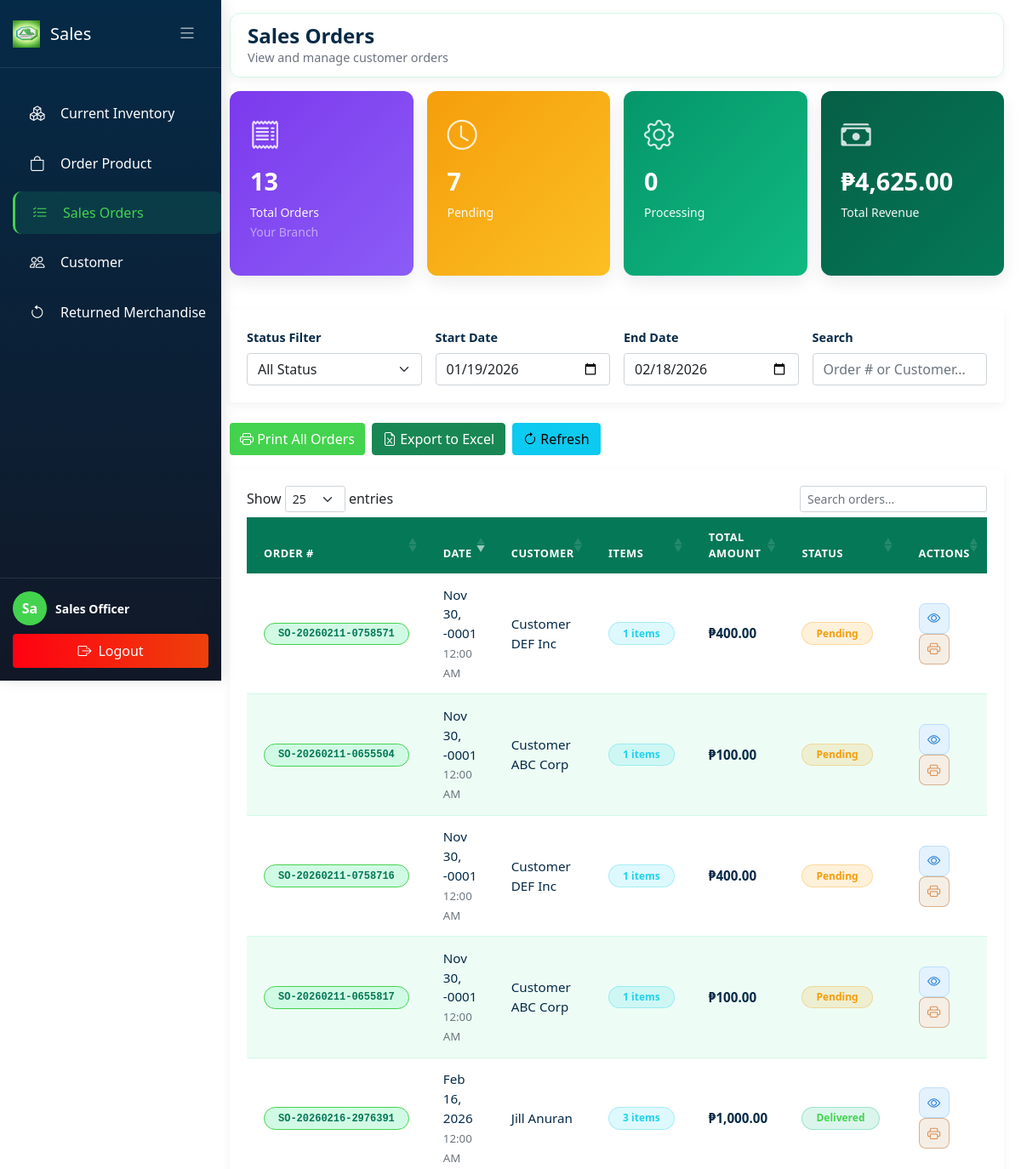
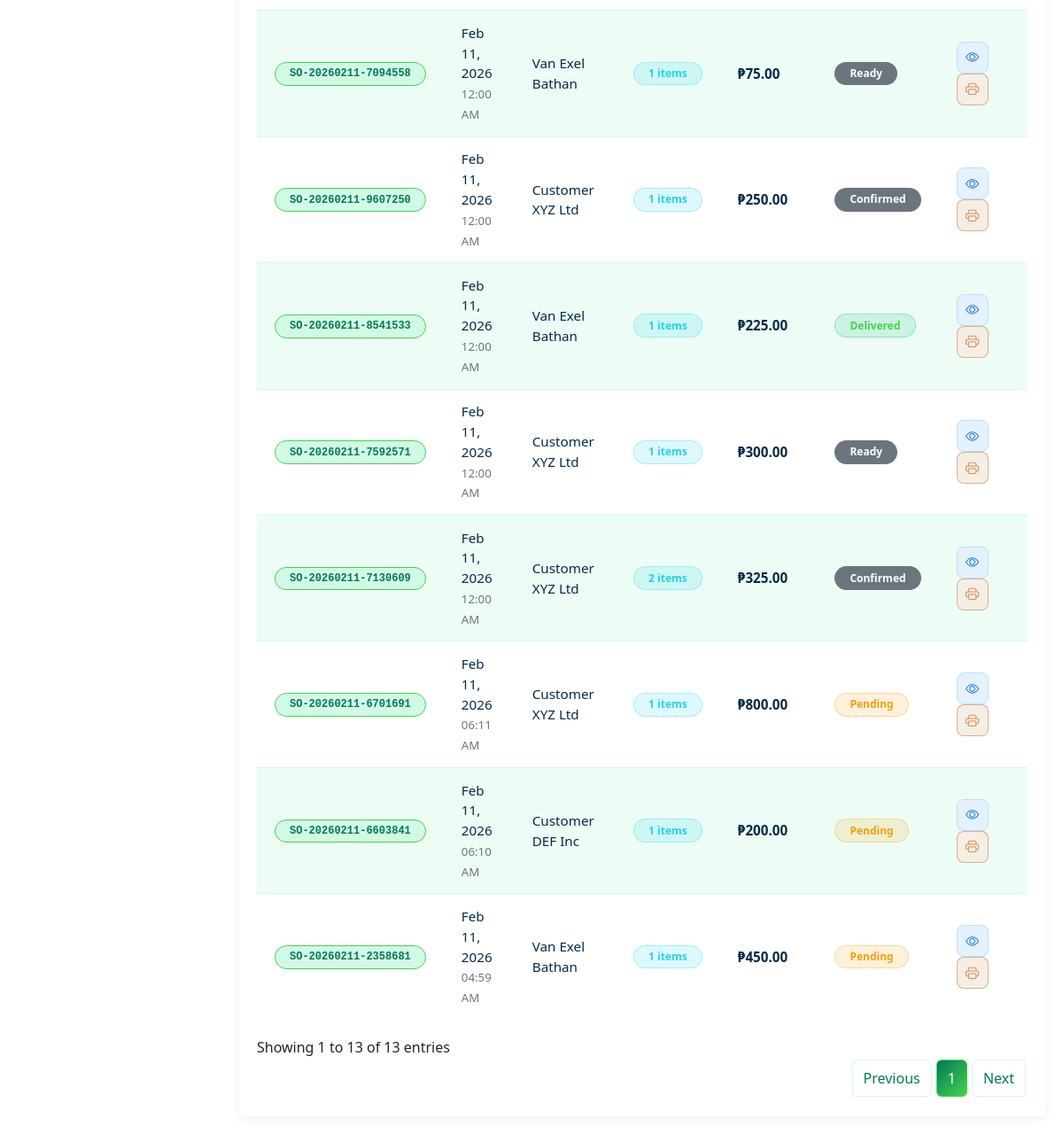
Page /Sales/sales_order.php (signed in) on the committed database (2 pictures, top to bottom).
### tables this page shows
CREATE TABLE `sales_orders` (
  `so_id` int(11) NOT NULL,
  `so_number` varchar(50) NOT NULL,
  `customer_id` int(11) NOT NULL,
  `branch_id` int(11) DEFAULT NULL,
  `order_date` datetime NOT NULL,
  `delivery_date` date DEFAULT NULL,
  `total_amount` decimal(12,2) NOT NULL,
  `order_status` enum('pending','confirmed','processing','ready','delivered','cancelled') DEFAULT 'pending',
  `created_by` int(11) NOT NULL,
  `created_at` timestamp NOT NULL DEFAULT current_timestamp(),
  `updated_at` timestamp NOT NULL DEFAULT current_timestamp() ON UPDATE current_timestamp()
);

CREATE TABLE `customers` (
  `customer_id` int(11) NOT NULL,
  `customer_name` varchar(100) NOT NULL,
  `customer_code` varchar(50) NOT NULL,
  `contact_person` varchar(100) DEFAULT NULL,
  `email` varchar(100) DEFAULT NULL,
  `phone_number` varchar(20) DEFAULT NULL,
  `address` varchar(255) DEFAULT NULL,
  `city` varchar(50) DEFAULT NULL,
  `longitude` decimal(10,6) DEFAULT NULL,
  `latitude` decimal(10,8) DEFAULT NULL,
  `credit_limit` decimal(12,2) DEFAULT 0.00,
  `credit_used` decimal(12,2) DEFAULT 0.00,
  `status` enum('active','inactive','suspended') DEFAULT 'active',
  `created_at` timestamp NOT NULL DEFAULT current_timestamp(),
  `updated_at` timestamp NOT NULL DEFAULT current_timestamp() ON UPDATE current_timestamp(),
  `branch_id` int(11) DEFAULT NULL,
  `full_address` text DEFAULT NULL,
  `delivery_instructions` text DEFAULT NULL
);

### Sales/sales_order.php (the view, shortened to what the rows shown need)
<?php
require_once '../config/database.php';
require_once '../config/session_handler.php';
$view_all_branches = $_SESSION['view_all_branches'] ?? false;
$branch_id = getUserBranchId();
$branch_column_exists = false;
$check_column = $conn->query("SHOW COLUMNS FROM sales_orders LIKE 'branch_id'");
if ($check_column && $check_column->num_rows > 0) {
    $branch_column_exists = true;
}
$where_conditions = ["1=1"];
$params = [];
$param_types = "";
if ($branch_column_exists) {
    if ($view_all_branches) {
    } else {
        $where_conditions[] = "so.branch_id = ?";
        $params[] = $branch_id;
        $param_types .= "i";
    }
}
$sql = "SELECT
            so.so_id,
            so.so_number,
            so.order_date,
            so.total_amount,
            so.order_status,
            so.branch_id,
            c.customer_name,
            b.branch_name,
            (SELECT COUNT(*) FROM sales_order_items WHERE so_id = so.so_id) as item_count
        FROM sales_orders so
        LEFT JOIN customers c ON so.customer_id = c.customer_id
        LEFT JOIN branches b ON so.branch_id = b.branch_id
        WHERE " . implode(" AND ", $where_conditions) . "
        ORDER BY so.order_date DESC";
if (!empty($params)) {
    $stmt = $conn->prepare($sql);
    $stmt->bind_param($param_types, ...$params);
} else {
    $stmt = $conn->prepare($sql);
}
$stmt->execute();
$result = $stmt->get_result();
$orders = $result->fetch_all(MYSQLI_ASSOC);
?>
<!DOCTYPE html>
<html lang="en">
<head>
    <link rel="stylesheet" href="../css/sales.css">
    <link href="https://cdn.jsdelivr.net/npm/bootstrap@5.1.3/dist/css/bootstrap.min.css" rel="stylesheet">
    <link rel="stylesheet" href="https://cdn.jsdelivr.net/npm/bootstrap-icons@1.8.1/font/bootstrap-icons.css">
    <link rel="stylesheet" type="text/css" href="https://cdn.datatables.net/1.11.5/css/dataTables.bootstrap5.min.css">
</head>
<body>
    <div id="appPage">
        <div class="main-content">
            <div class="navbar-top no-print">
                <div class="page-title">
                    <h2>Sales Orders</h2>
                </div>
            </div>
            <div class="card">
                <div class="card-body">
                    <div class="table-responsive">
                        <table class="table table-hover mb-0" id="ordersTable">
                            <thead class="table-light">
                                <tr>
                                    <th>Order #</th>
                                    <th>Date</th>
                                    <th>Customer</th>
                                    <th>Items</th>
                                    <th>Total Amount</th>
                                    <th>Status</th>
                                    <th class="no-print">Actions</th>
                                </tr>
                            </thead>
                            <tbody>
                                <?php if (empty($orders)): ?>
                                    <tr>
                                        <td colspan="<?php echo ($branch_column_exists && $view_all_branches) ? '8' : '7'; ?>" class="text-center text-muted py-4">
                                            <i class="bi bi-inbox" style="font-size: 2rem;"></i><br>
                                            No orders found
                                            <?php if ($branch_column_exists && !$view_all_branches): ?>
                                                <br><small>No orders for your branch yet</small>
                                            <?php endif; ?>
                                        </td>
                                    </tr>
                                <?php else: ?>
                                    <?php foreach ($orders as $order): ?>
                                        <tr>
                                            <td><span class="badge bg-light text-dark"><?php echo htmlspecialchars($order['so_number']); ?></span></td>
                                            <td>
                                                <?php echo date('M d, Y', strtotime($order['order_date'])); ?><br>
                                                <small class="text-muted"><?php echo date('h:i A', strtotime($order['order_date'])); ?></small>
                                            </td>
                                            <td><?php echo htmlspecialchars($order['customer_name'] ?? 'Walk-in Customer'); ?></td>
                                            <td><span class="badge bg-info"><?php echo $order['item_count']; ?> items</span></td>
                                            <td><strong>₱<?php echo number_format($order['total_amount'], 2); ?></strong></td>
                                            <td>
                                                <?php
                                                $status_badge = [
                                                    'pending' => 'bg-warning',
                                                    'processing' => 'bg-info',
                                                    'shipped' => 'bg-primary',
                                                    'delivered' => 'bg-success',
                                                    'cancelled' => 'bg-danger'
                                                ];
                                                $status_text = [
                                                    'pending' => 'Pending',
                                                    'processing' => 'Processing',
                                                    'shipped' => 'Shipped',
                                                    'delivered' => 'Delivered',
                                                    'cancelled' => 'Cancelled'
                                                ];
                                                ?>
                                                <span class="badge <?php echo $status_badge[$order['order_status']] ?? 'bg-secondary'; ?>">
                                                    <?php echo $status_text[$order['order_status']] ?? ucfirst($order['order_status']); ?>
                                                </span>
                                            </td>
                                            <td class="no-print">
                                                <div class="action-btn" role="group">
                                                    <button class="btn-action btn-view" onclick="viewOrderDetails(<?php echo $order['so_id']; ?>)" title="View Details">
                                                        <i class="bi bi-eye"></i>
                                                    </button>
                                                    <button  class="btn-action btn-print" onclick="printSingleOrder(<?php echo $order['so_id']; ?>)" title="Print Order">
                                                        <i class="bi bi-printer"></i>
                                                    </button>
                                                </div>
                                            </td>
                                        </tr>
                                    <?php endforeach; ?>
                                <?php endif; ?>
                            </tbody>
                        </table>
                    </div>
                </div>
            </div>
        </div>
    </div>
</body>
</html>

### rows in the picture
sales_orders: so_number "SO-20260216-2976391", order_date "Feb 16, 2026", order_date "12:00 AM", customer.customer_name "Jill Anuran", item_count "3", total_amount "1,000.00", order_status "Delivered"
sales_orders: so_number "SO-20260211-6701691", order_date "Feb 11, 2026", order_date "06:11 AM", customer.customer_name "Customer XYZ Ltd", item_count "1", total_amount "800.00", order_status "Pending"
sales_orders: so_number "SO-20260211-6603841", order_date "Feb 11, 2026", order_date "06:10 AM", customer.customer_name "Customer DEF Inc", item_count "1", total_amount "200.00", order_status "Pending"
sales_orders: so_number "SO-20260211-2358681", order_date "Feb 11, 2026", order_date "04:59 AM", customer.customer_name "Van Exel Bathan", item_count "1", total_amount "450.00", order_status "Pending"
sales_orders: so_number "SO-20260211-7094558", order_date "Feb 11, 2026", order_date "12:00 AM", customer.customer_name "Van Exel Bathan", item_count "1", total_amount "75.00", order_status "Ready"
sales_orders: so_number "SO-20260211-9607250", order_date "Feb 11, 2026", order_date "12:00 AM", customer.customer_name "Customer XYZ Ltd", item_count "1", total_amount "250.00", order_status "Confirmed"
sales_orders: so_number "SO-20260211-8541533", order_date "Feb 11, 2026", order_date "12:00 AM", customer.customer_name "Van Exel Bathan", item_count "1", total_amount "225.00", order_status "Delivered"
sales_orders: so_number "SO-20260211-7592571", order_date "Feb 11, 2026", order_date "12:00 AM", customer.customer_name "Customer XYZ Ltd", item_count "1", total_amount "300.00", order_status "Ready"
sales_orders: so_number "SO-20260211-7130609", order_date "Feb 11, 2026", order_date "12:00 AM", customer.customer_name "Customer XYZ Ltd", item_count "2", total_amount "325.00", order_status "Confirmed"
sales_orders: so_number "SO-20260211-0758571", order_date "Nov 30, -0001", order_date "12:00 AM", customer.customer_name "Customer DEF Inc", item_count "1", total_amount "400.00", order_status "Pending"
sales_orders: so_number "SO-20260211-0655504", order_date "Nov 30, -0001", order_date "12:00 AM", customer.customer_name "Customer ABC Corp", item_count "1", total_amount "100.00", order_status "Pending"
sales_orders: so_number "SO-20260211-0758716", order_date "Nov 30, -0001", order_date "12:00 AM", customer.customer_name "Customer DEF Inc", item_count "1", total_amount "400.00", order_status "Pending"
sales_orders: so_number "SO-20260211-0655817", order_date "Nov 30, -0001", order_date "12:00 AM", customer.customer_name "Customer ABC Corp", item_count "1", total_amount "100.00", order_status "Pending"

### other values in the picture
substr($user_name, 0, 2) "Sa"
$user_name "Sales Officer"
$stats['total_orders'] "13"
$stats['pending'] "7"
$stats['processing'] "0"
$stats['total_revenue'] "4,625.00"
